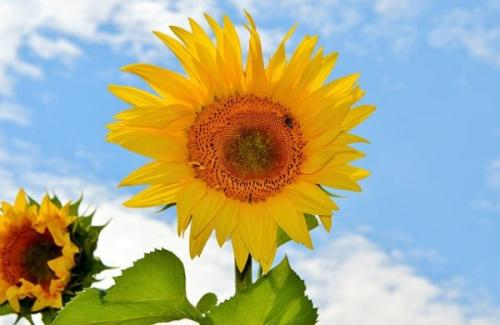
#> input picture images/cv_flower.jpg, 500 x 325 px
$ python cv_img_filter1.py
#> lines starting #> are read from the running program, lines starting #| are printed output that depends on the picture; after the words box and inside, x2 and y2 are one past the last pixel; in counts of white or black regions, pixels touching at a corner belong together
#!/usr/bin/env python
# -*- coding: utf-8 -*-

"""
对于图形的平滑与滤波，但从滤波角度来讲，
一般主要的目的都是为了实现对图像噪声的消除，增强图像的效果。
首先介绍二维卷积运算，图像的滤波可以看成是滤波模板与原始图像对应部分的的卷积运算。

对于2D图像可以进行低通或者高通滤波操作，
低通滤波（LPF）有利于去噪，模糊图像，高通滤波（HPF）有利于找到图像边界。
"""

import cv2
import numpy as np
import matplotlib.pyplot as plt

# 直接读为灰度图像
img = cv2.imread('./images/cv_flower.jpg', 0)
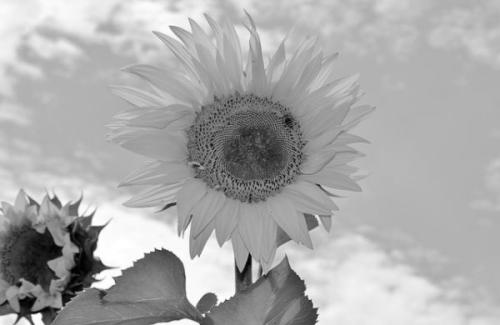
#> img: shape (325, 500); min 0, max 255, mean 170.7

# 转化数值类型
img1 = np.float32(img)
kernel = np.ones((5, 5), np.float32) / 25

# 统一的2D滤波器cv2.filter2D
# Opencv提供的一个通用的2D滤波函数为cv2.filter2D()，
# 滤波函数的使用需要一个核模板，对图像的滤波操作过程为：
# 将和模板放在图像的一个像素A上，求与之对应的图像上的每个像素点的和，核不同，得到的结果不同，
# 而滤波的使用核心也是对于这个核模板的使用，需要注意的是，该滤波函数是单通道运算的，
# 也就是说对于彩色图像的滤波，需要将彩色图像的各个通道提取出来，对各个通道分别滤波才行。
# 这里说一个与matlab相似的情况，matlab中也有一个类似的滤波函数imfilter,
# 对于滤波函数的应用其实不只在于滤波，对于许多图像的整体处理上，
# 其实都可以用滤波函数来组合实现，得到更快的效果
# cv2.filter2D(src,dst,kernel,auchor=(-1,-1))函数：
# 输出图像与输入图像大小相同
# 中间的数为-1，输出数值格式的相同plt.figure()
dst = cv2.filter2D(img1, -1, kernel)
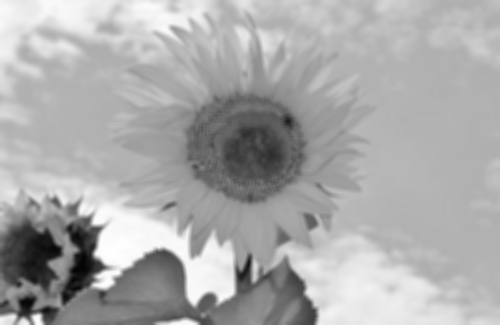
#> dst: shape (325, 500) float32; min 3.4, max 255, mean 170.7

# 均值滤波
# 而opencv有一个专门的平均滤波模板供使用–归一化卷积模板，
# 所有的滤波模板都是使卷积框覆盖区域所有像素点与模板相乘后得到的值作为中心像素的值。
# Opencv中均值模板可以用cv2.blur和cv2.boxFilter,
# 模板大小是m*n是可以设置的。如果你不想要前面的1/9,可以使用非归一化的模板cv2.boxFilter。
# 模板大小3*5
blur1 = cv2.blur(img, (3, 5))

# 高斯模糊模板
# 现在把卷积模板中的值换一下，不是全1了，换成一组符合高斯分布的数值放在模板里面，
# 比如这时中间的数值最大，往两边走越来越小，构造一个小的高斯包。
# 实现的函数为cv2.GaussianBlur()。
# 对于高斯模板，我们需要制定的是高斯核的高和宽（奇数），
# 沿x与y方向的标准差(如果只给x，y=x，如果都给0，那么函数会自己计算)。
# 高斯核可以有效的出去图像的高斯噪声。
# 当然也可以自己构造高斯核，相关函数：cv2.GaussianKernel().
for i in range(2000):
    # 添加点噪声
    temp_x = np.random.randint(0, img.shape[0])
    temp_y = np.random.randint(0, img.shape[1])
    img[temp_x][temp_y] = 255
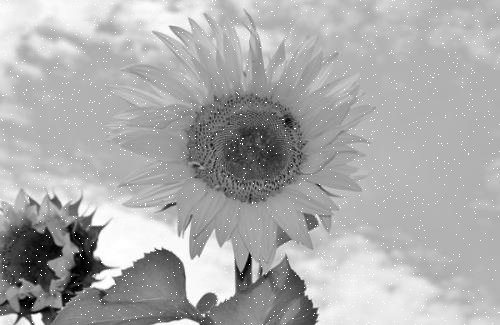
#> img: shape (325, 500); 1.22% of pixels changed, all inside (x1, y1, x2, y2) = (0, 0, 500, 325)
blur2 = cv2.GaussianBlur(img, (5, 5), 0)

# 中值滤波模板
# 中值滤波模板就是用卷积框中像素的中值代替中心值，达到去噪声的目的。
# 这个模板一般用于去除椒盐噪声。
# 前面的滤波器都是用计算得到的一个新值来取代中心像素的值，
# 而中值滤波是用中心像素周围（也可以使他本身）的值来取代他，卷积核的大小也是个奇数。
blur3 = cv2.medianBlur(img, 5)

# 双边滤波
# 双边滤波函数为cv2.bilateralFilter()。
# 该滤波器可以在保证边界清晰的情况下有效的去掉噪声。
# 它的构造比较复杂，即考虑了图像的空间关系，也考虑图像的灰度关系。
# 双边滤波同时使用了空间高斯权重和灰度相似性高斯权重，确保了边界不会被模糊掉。
# cv2.bilateralFilter(img,d,’p1’,’p2’)函数有四个参数需要，
# d是领域的直径，后面两个参数是空间高斯函数标准差和灰度值相似性高斯函数标准差。
# 9---滤波领域直径
# 后面两个数字：空间高斯函数标准差，灰度值相似性标准差
blur4 = cv2.bilateralFilter(img, 9, 75, 75)

# 默认彩色，另一种彩色bgr
plt.subplot(3, 2, 1), plt.imshow(img1, 'gray')
plt.subplot(3, 2, 2), plt.imshow(dst, 'gray')
plt.subplot(3, 2, 3), plt.imshow(blur1, 'gray')
plt.subplot(3, 2, 4), plt.imshow(blur2, 'gray')
plt.subplot(3, 2, 5), plt.imshow(blur3, 'gray')
plt.subplot(3, 2, 6), plt.imshow(blur4, 'gray')

# 保存图片
plt.savefig('images/cv_img_filter1_result.jpg')
# 显示绘制后的图片
plt.show()
